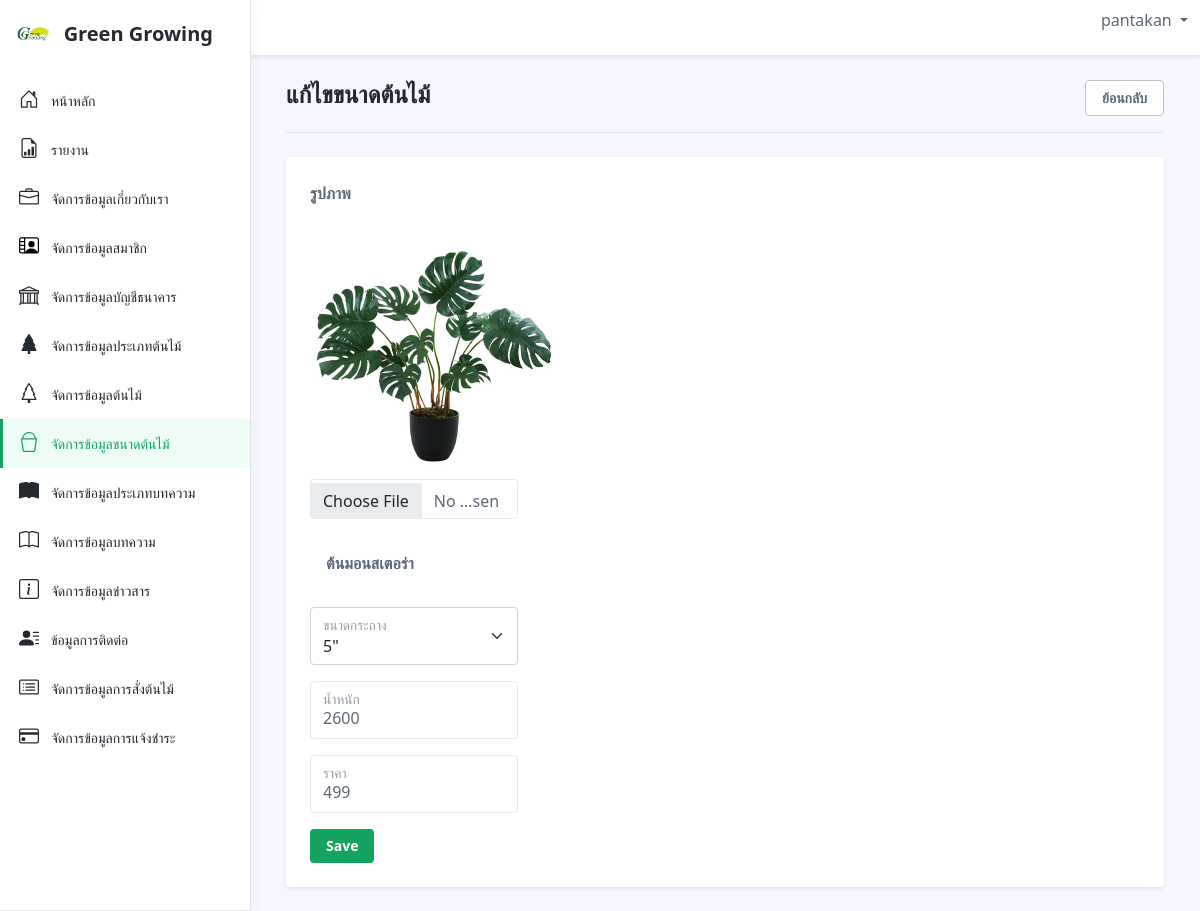
The page /admin/index.php?page=product_size&function=update&id=1 (signed in) on the database its author committed.
### tables this page shows
CREATE TABLE `db_product_size` (
  `ps_id` int(11) NOT NULL,
  `product_id` int(11) NOT NULL,
  `ps_size` varchar(20) NOT NULL,
  `ps_weight` text NOT NULL,
  `ps_price` float NOT NULL,
  `ps_number` int(11) NOT NULL,
  `ps_pic` varchar(250) NOT NULL,
  `ps_date` timestamp NOT NULL DEFAULT current_timestamp() ON UPDATE current_timestamp()
);

CREATE TABLE `db_product` (
  `product_id` int(11) NOT NULL COMMENT 'รหัสหัวข้อสินค้า',
  `pt_id` int(11) NOT NULL COMMENT 'รหัสประเภทสินค้า',
  `p_name` varchar(50) NOT NULL COMMENT 'ชื่อสินค้า',
  `p_detail` text NOT NULL,
  `p_pic` varchar(100) NOT NULL COMMENT 'ภาพสินค้า',
  `p_place` varchar(100) NOT NULL COMMENT 'สถานที่ปลูก',
  `p_view` int(11) NOT NULL,
  `p_date` timestamp NOT NULL DEFAULT current_timestamp() ON UPDATE current_timestamp() COMMENT 'วันที่'
);

### admin/product_size/edit.php (the view, shortened to what this page needs)
<?php
if(isset($_GET['id']) && !empty($_GET['id'])) {
    $id = $_GET['id'];
    $sql = "SELECT *
            FROM db_product_size ps
            INNER JOIN db_product pt ON ps.product_id = pt.product_id WHERE ps_id = '$id'";
    $query = mysqli_query($conn, $sql);
    $result = mysqli_fetch_assoc($query);
}
                        ?>
<div class="row justify-content-between">
    <div class="col-auto">
        <h1 class="app-page-title mb-0">แก้ไขขนาดต้นไม้</h1>
    </div>
    <div class="col-auto">
         <a href="?page=<?=$_GET['page']?>" class="btn app-btn-secondary">ย้อนกลับ</a>
    </div>
</div>
<hr class="mb-4">
<div class="row g-4 settings-section">
    <div class="col-12 col-md-12">
        <div class="app-card app-card-settings shadow-sm p-4">
            <div class="app-card-body">
                <form action="" method="post" enctype='multipart/form-data'>
                    <div class="mb-3 col-lg-3">
                        <label  class="form-label">รูปภาพ</label>
                        <div>
                            <img id="img" src='upload/product_size/<?=$result['ps_pic']?>'  width="250" height="250"/>
                        </div>
                        <input  type="file" class="form-control" name="ps_pic" placeholder="picture" autocomplete="off" required
                                onchange="document.getElementById('img').src = window.URL.createObjectURL(this.files[0])">
                    </div>
                    <div class="p-3 mb-2">
                        <label  class="form-label" ><?=$result['p_name']?></label>
                    </div>
                    <div class="form-floating mb-3 col-lg-3">
                        <select name="ps_size" class="form-select" id="floatingSelect" required>
                            <?php
                                for ($i=1; $i<=20; $i++) {   ?>
                                    <option value="<?=$i?>" <?php if($i == $result['ps_size']) { ?> selected="selected" <?php } ?>><?=$i."\""?></option>
                            <?php   }?>
                        </select>
                        <label for="floatingSelect">ขนาดกระถาง</label>
                    </div>
                    <div class="form-floating mb-3 col-lg-3">
                        <input type="number" placeholder="0.00" id="floatingInput" class="form-control" required name="ps_weight"
                        min="0" value="<?=$result['ps_weight']?>" step="0.01" title="Currency" pattern="^\d+(?:\.\d{1,2})?$">
                        <label  for="floatingInput">น้ำหนัก</label>
                    </div>
                    <div class="form-floating mb-3 col-lg-3">
                    <input type="number" placeholder="0.00" id="floatingInput" class="form-control" required name="ps_price"
                        min="0" value="<?=$result['ps_price']?>" step="0.01" title="Currency" pattern="^\d+(?:\.\d{1,2})?$">
                        <label  for="floatingInput">ราคา</label>
                    </div>
                    <button type="submit" class="btn app-btn-primary" >Save</button>
                </form>
            </div>
        </div>
    </div>
</div>

### rows shown on the page
db_product_size: ps_pic (picture), product.p_name "ต้นมอนสเตอร่า", ps_size "5\"", ps_weight "2600", ps_price "499"

### other values the page prints
$_SESSION['user_login'] "pantakan"
